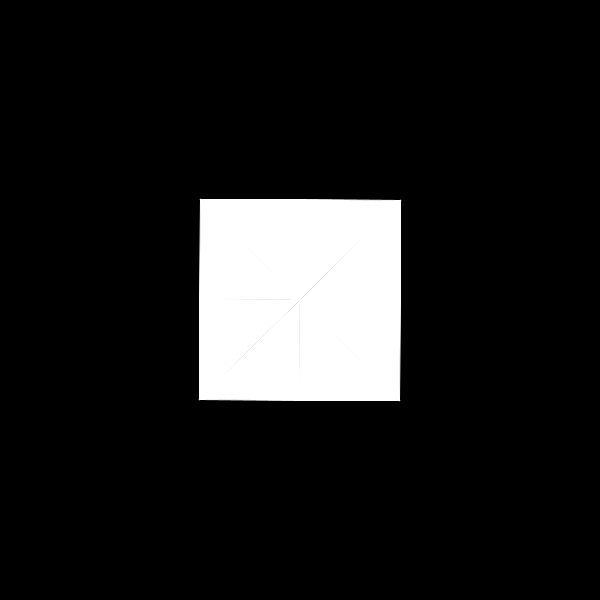
Frame 1 (no input)
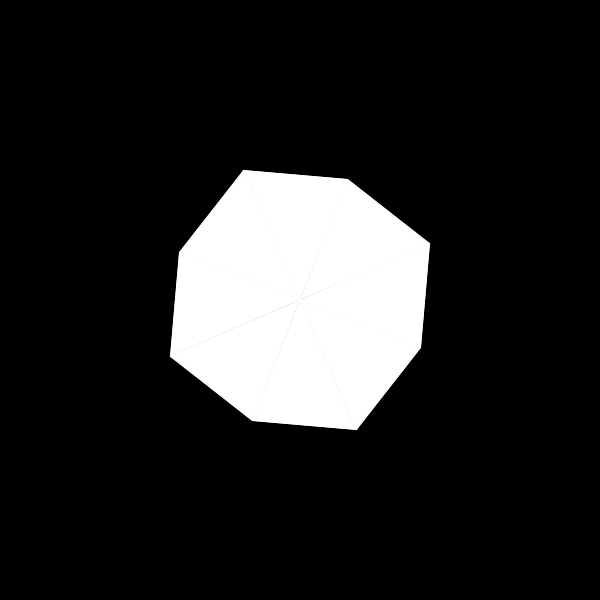
Frame 60 (the mouse pressed at the canvas centre just before this capture)
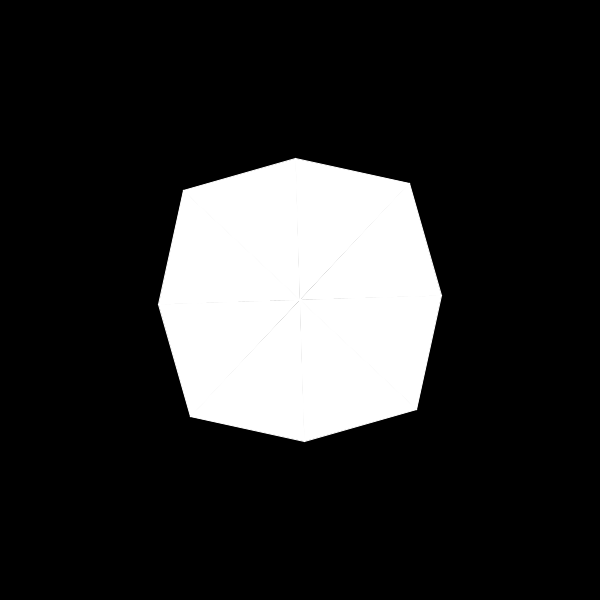
Frame 120 (the mouse held since frame 60 and released just before this capture)

The Processing sketch that drew these frames (run headless with seeded random() and noise(); from frame 60 on, the mouse is pressed at the canvas centre):

// Processing sketch: processing_83073
// ── processing_83073.pde

float X = 100;
float Y = 100;
float _X = 0;
float _X_MAX = ((X*X + Y*Y) - X*X)/X;
float a2 = (1 + _X/X);
float a1 = -1*(_X / Y);
float a0, b0, b2 = 0;
float b1 = 1;
float sign = 1;
float angle = 0;

void setup() {
  size(600, 600);
  background(0);
  fill(255);
  stroke(255);
  smooth();
}

void draw() {
  angle += TWO_PI/1000;  
  if (_X > _X_MAX || _X < 0) {
    sign = -1*sign;
  }
  _X = _X + sign*0.5;

  float a2 = (1 + _X/X);
  float a1 = -_X / Y;
  pushMatrix();
  translate(width/2, height/2);
  rotate(angle);
  background(0);
  triangle(0, 0, a2*X, 0, a2*X + a1*Y, -Y);
  triangle(0, 0, a2*X, 0, a2*X + a1*Y, +Y);

  rotate(PI/2);
  triangle(0, 0, a2*X, 0, a2*X + a1*Y, -Y);
  triangle(0, 0, a2*X, 0, a2*X + a1*Y, +Y);

  rotate(PI/2);
  triangle(0, 0, a2*X, 0, a2*X + a1*Y, -Y);
  triangle(0, 0, a2*X, 0, a2*X + a1*Y, +Y);

  rotate(PI/2);
  triangle(0, 0, a2*X, 0, a2*X + a1*Y, -Y);
  triangle(0, 0, a2*X, 0, a2*X + a1*Y, +Y);
  popMatrix();

}
